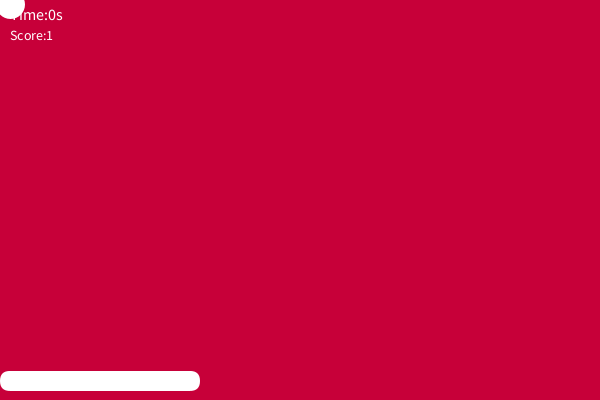
Frame 1 (no input)
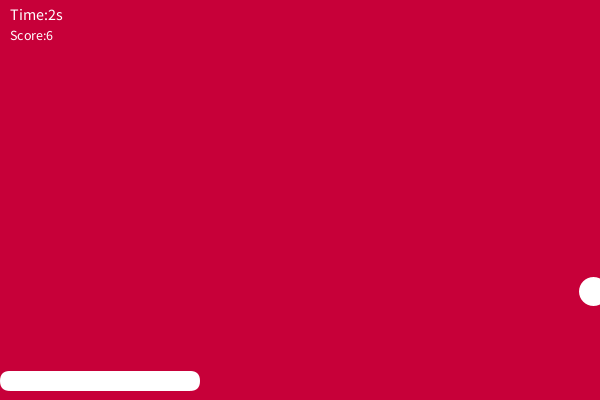
Frame 60 (the mouse pressed at the canvas centre just before this capture)
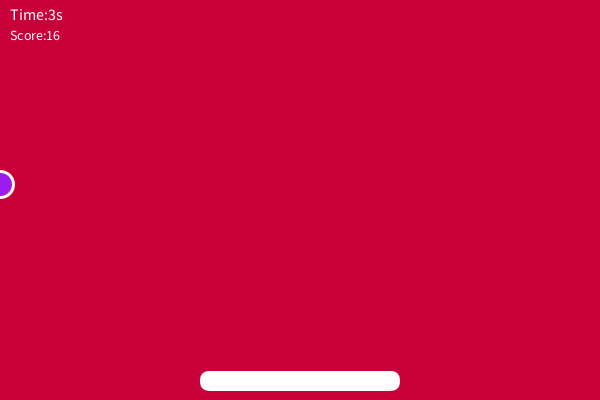
Frame 120 (the mouse held since frame 60 and released just before this capture)

The Processing sketch that drew these frames (run headless with seeded random() and noise(); from frame 60 on, the mouse is pressed at the canvas centre):

// Processing sketch: Color_Pong
// ── Color_Pong.pde
/*
Project:   Color Pong
Author:    Ali Umut Koca
Date:      April 27, 2017
Ver:       alpha_v1
Thanks to: Chrisir
*/

float ballX = 0;
float ballY = 0;
float speedX = random(7, 12);
float speedY = random(2, 13);
color cWon = #C70039;
color cLost = #FF5733;
int score = 0;
int startTime;
color changedColorBall = color (255,255,255);

void setup() {
  size(600, 400);
  background(#C70039);
  smooth();
  noCursor();
}


void draw() {
  IntList timeInventory;
  float boardLimit ;
  timeInventory = new IntList();
  timeInventory.append((millis()-startTime)/1000);    
  background(cWon);
  println (timeInventory);
  println (ballY);

  if (ballX < 0 || ballX > width) 
    speedX = -speedX;
  if (ballY < height/30)
    speedY = abs(speedY);
  { //draw ball
    ballX += speedX;
    ballY += speedY;
    fill (changedColorBall);
     strokeWeight(3);
     stroke(255);
    ellipse(ballX, ballY, height/15, height/15);

    boardLimit = constrain(mouseX, width/6, width/1.2);
    rectMode (CENTER);
    fill (255);
    noStroke();
    rect (boardLimit, height/1.05, width/3, height/20, height/3);

    textSize(height/25);
    textAlign(TOP);
    text("Time:" + timeInventory.get(0) +"s", height/40, height/20);

    float paddle = 1000/(score+10);
    float distance = abs (mouseX-ballX);
    if (distance < paddle) score += 1;
    textSize(height/28);
    text("Score:" + score, height/40, height/10);
  }
  if (ballY > height/1.05- height/20) {
    //reflect on paddle
    if (ballX>boardLimit-width/6 && ballX<boardLimit+width/6) {
      speedY=-abs(speedY);
      changedColorBall = color (random(0,255),random(0,255),random(0,255));
      
    } else {
      background(cLost);
      textSize(height/10);
      textAlign(CENTER);
      text("TRY AGAIN", width/2, height/2);
      timeInventory.clear();
    }
  }
}
void mouseClicked() {
  if (ballY > height) {
    ballX=random(0, width);
    ballY=0;
  }
}
